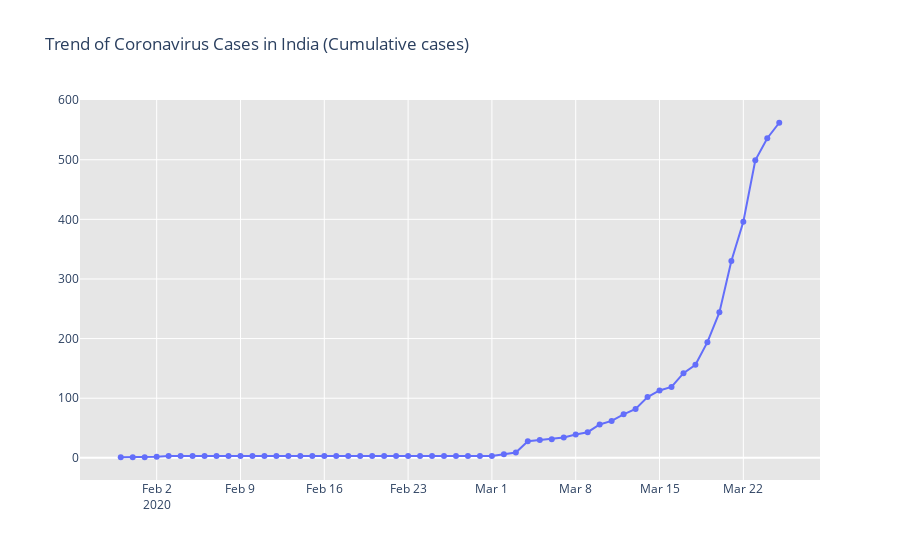
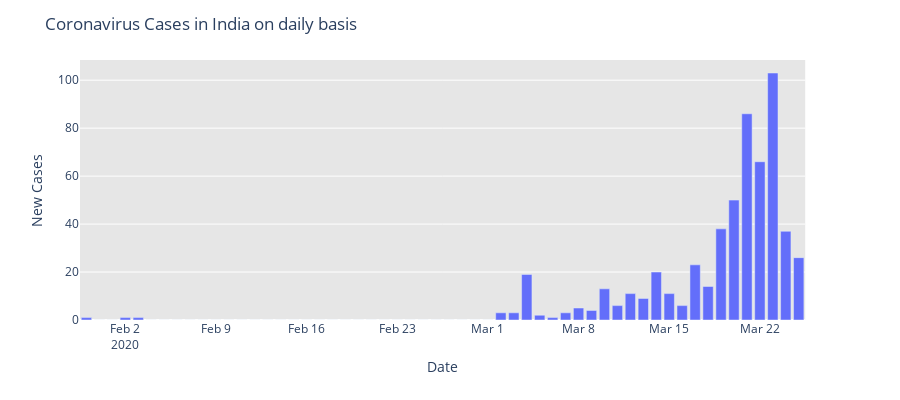

The notebook cell saved with these charts, in order:
### Code cell
fig = go.Figure()
fig.add_trace(go.Scatter(x=dbd_India['Date'], y = dbd_India['Total Cases'], mode='lines+markers',name='Total Cases'))
fig.update_layout(title_text='Trend of Coronavirus Cases in India (Cumulative cases)',plot_bgcolor='rgb(230, 230, 230)')
fig.show()

fig = px.bar(dbd_India, x="Date", y="New Cases", barmode='group', height=400)
fig.update_layout(title_text='Coronavirus Cases in India on daily basis',plot_bgcolor='rgb(230, 230, 230)')

fig.show()

### Figure 1 — Plotly figure (JSON) as saved in the notebook; plotly's stock layout.template omitted (floating-point values rounded to 4 significant figures)
{"data": [{"mode": "lines+markers", "name": "Total Cases", "type": "scatter", "x": ["2020-01-30T00:00:00", "2020-01-31T00:00:00", "2020-02-01T00:00:00", "2020-02-02T00:00:00", "2020-02-03T00:00:00", "2020-02-04T00:00:00", "2020-02-05T00:00:00", "2020-02-06T00:00:00", "2020-02-07T00:00:00", "2020-02-08T00:00:00", "2020-02-09T00:00:00", "2020-02-10T00:00:00", "2020-02-11T00:00:00", "2020-02-12T00:00:00", "2020-02-13T00:00:00", "2020-02-14T00:00:00", "2020-02-15T00:00:00", "2020-02-16T00:00:00", "2020-02-17T00:00:00", "2020-02-18T00:00:00", "2020-02-19T00:00:00", "2020-02-20T00:00:00", "2020-02-21T00:00:00", "2020-02-22T00:00:00", "2020-02-23T00:00:00", "2020-02-24T00:00:00", "2020-02-25T00:00:00", "2020-02-26T00:00:00", "2020-02-27T00:00:00", "2020-02-28T00:00:00", "2020-02-29T00:00:00", "2020-03-01T00:00:00", "2020-03-02T00:00:00", "2020-03-03T00:00:00", "2020-03-04T00:00:00", "2020-03-05T00:00:00", "2020-03-06T00:00:00", "2020-03-07T00:00:00", "2020-03-08T00:00:00", "2020-03-09T00:00:00", "2020-03-10T00:00:00", "2020-03-11T00:00:00", "2020-03-12T00:00:00", "2020-03-13T00:00:00", "2020-03-14T00:00:00", "2020-03-15T00:00:00", "2020-03-16T00:00:00", "2020-03-17T00:00:00", "2020-03-18T00:00:00", "2020-03-19T00:00:00", "2020-03-20T00:00:00", "2020-03-21T00:00:00", "2020-03-22T00:00:00", "2020-03-23T00:00:00", "2020-03-24T00:00:00", "2020-03-25T00:00:00"], "y": [1, 1, 1, 2, 3, 3, 3, 3, 3, 3, 3, 3, 3, 3, 3, 3, 3, 3, 3, 3, 3, 3, 3, 3, 3, 3, 3, 3, 3, 3, 3, 3, 6, 9, 28, 30, 31, 34, 39, 43, 56, 62, 73, 82, 102, 113, 119, 142, 156, 194, 244, 330, 396, 499, 536, 562]}], "layout": {"plot_bgcolor": "rgb(230, 230, 230)", "title": {"text": "Trend of Coronavirus Cases in India (Cumulative cases)"}}}

### Figure 2 — Plotly figure (JSON) as saved in the notebook; plotly's stock layout.template omitted (floating-point values rounded to 4 significant figures)
{"data": [{"alignmentgroup": "True", "hoverlabel": {"namelength": 0}, "hovertemplate": "Date=%{x}<br>New Cases=%{y}", "legendgroup": "", "marker": {"color": "#636efa"}, "name": "", "offsetgroup": "", "orientation": "v", "showlegend": false, "textposition": "auto", "type": "bar", "x": ["2020-01-30T00:00:00", "2020-01-31T00:00:00", "2020-02-01T00:00:00", "2020-02-02T00:00:00", "2020-02-03T00:00:00", "2020-02-04T00:00:00", "2020-02-05T00:00:00", "2020-02-06T00:00:00", "2020-02-07T00:00:00", "2020-02-08T00:00:00", "2020-02-09T00:00:00", "2020-02-10T00:00:00", "2020-02-11T00:00:00", "2020-02-12T00:00:00", "2020-02-13T00:00:00", "2020-02-14T00:00:00", "2020-02-15T00:00:00", "2020-02-16T00:00:00", "2020-02-17T00:00:00", "2020-02-18T00:00:00", "2020-02-19T00:00:00", "2020-02-20T00:00:00", "2020-02-21T00:00:00", "2020-02-22T00:00:00", "2020-02-23T00:00:00", "2020-02-24T00:00:00", "2020-02-25T00:00:00", "2020-02-26T00:00:00", "2020-02-27T00:00:00", "2020-02-28T00:00:00", "2020-02-29T00:00:00", "2020-03-01T00:00:00", "2020-03-02T00:00:00", "2020-03-03T00:00:00", "2020-03-04T00:00:00", "2020-03-05T00:00:00", "2020-03-06T00:00:00", "2020-03-07T00:00:00", "2020-03-08T00:00:00", "2020-03-09T00:00:00", "2020-03-10T00:00:00", "2020-03-11T00:00:00", "2020-03-12T00:00:00", "2020-03-13T00:00:00", "2020-03-14T00:00:00", "2020-03-15T00:00:00", "2020-03-16T00:00:00", "2020-03-17T00:00:00", "2020-03-18T00:00:00", "2020-03-19T00:00:00", "2020-03-20T00:00:00", "2020-03-21T00:00:00", "2020-03-22T00:00:00", "2020-03-23T00:00:00", "2020-03-24T00:00:00", "2020-03-25T00:00:00"], "xaxis": "x", "y": [1, 0, 0, 1, 1, 0, 0, 0, 0, 0, 0, 0, 0, 0, 0, 0, 0, 0, 0, 0, 0, 0, 0, 0, 0, 0, 0, 0, 0, 0, 0, 0, 3, 3, 19, 2, 1, 3, 5, 4, 13, 6, 11, 9, 20, 11, 6, 23, 14, 38, 50, 86, 66, 103, 37, 26], "yaxis": "y"}], "layout": {"barmode": "group", "height": 400, "legend": {"tracegroupgap": 0}, "margin": {"t": 60}, "plot_bgcolor": "rgb(230, 230, 230)", "title": {"text": "Coronavirus Cases in India on daily basis"}, "xaxis": {"anchor": "y", "domain": [0, 0.98], "title": {"text": "Date"}}, "yaxis": {"anchor": "x", "domain": [0, 1], "title": {"text": "New Cases"}}}}
